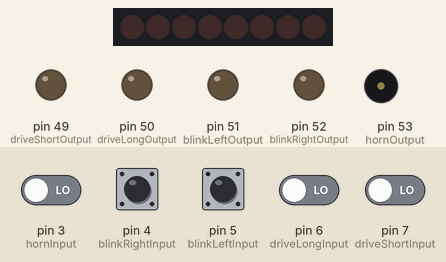
The sketch below on a simulated Arduino Mega 2560, built with avr-gcc and run on an emulated ATmega2560. Parts: 8 shift-register outputs drawn as a row of LEDs (first output left, lit = HIGH), output pins drawn as LEDs (lit = HIGH), buzzer (waves = sounding, pin HIGH). Wiring (inferred from the names in the program): shift register (74HC595): data pin 8; shift clock pin 9; latch pin 10. Wiring (inferred from the signals the program sends): row of LEDs: on Q0, Q1, Q2, Q3, Q4, Q5, Q6, Q7. Dashed ring = blinking. The inputs (shaded band) are chosen by the test bench; at power-on: pin 3 (hornInput), pin 4 (blinkRightInput), pin 5 (blinkLeftInput), pin 6 (driveLongInput), pin 7 (driveShortInput) LOW. Pins used as bus, display or sensor lines are not drawn.

Above: at 1.2 s.
1.3 s: pin 4 (blinkRightInput) pulled HIGH for 1 s
At 1.75 s:
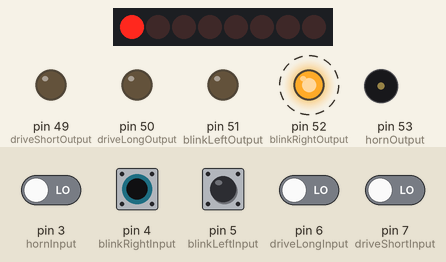
3.8 s: pin 5 (blinkLeftInput) pulled HIGH for 0.15 s
At 4.5 s:
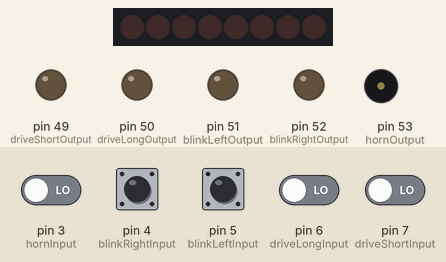
5.4 s: pin 4 (blinkRightInput) pulled HIGH for 0.15 s
At 6.7 s:
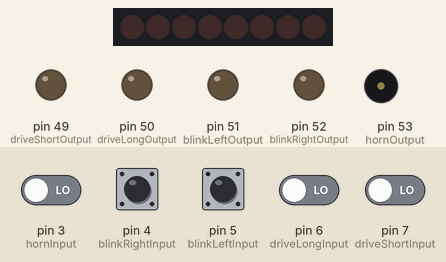
7.0 s: pin 5 (blinkLeftInput) pulled HIGH for 1 s
At 7.47 s:
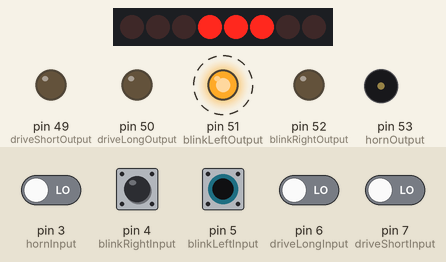
9.5 s: pin 4 (blinkRightInput) pulled HIGH for 0.15 s
At 10.5 s:
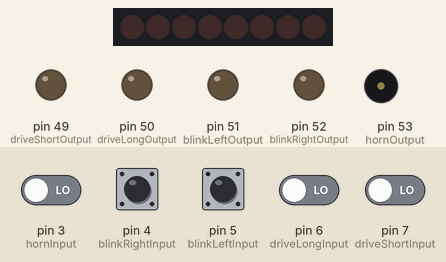
11.1 s: pin 5 (blinkLeftInput) pulled HIGH for 1 s
At 11.25 s:
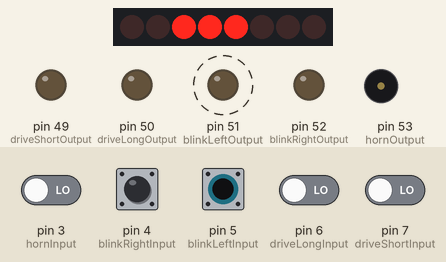
Timing chart, 0 to 14.1 s (numbered marks = the images above; inputs shaded):
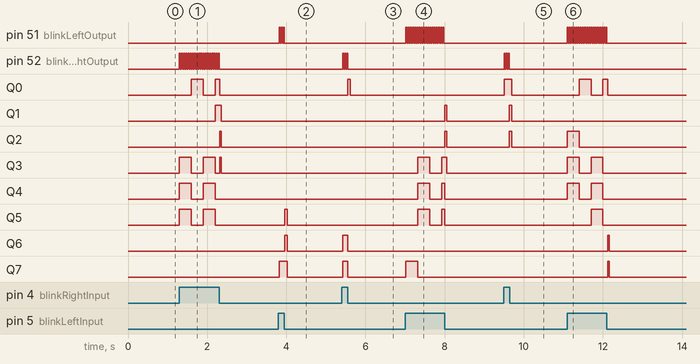

The sketch:

ajovalot_081020.ino
```cpp
int blinkRightInput = 4;
int blinkRightOutput = 52;

int blinkLeftInput = 5;
int blinkLeftOutput = 51;

int driveShortInput = 7 ;
int driveShortOutput= 49;

int driveLongInput = 6;
int driveLongOutput = 50;

int hornInput = 3;
int hornOutput = 53;

int Time; // Delay(ms)*Time= ms
int BlinkOn = 20;
int Delay(1);

int latchPin = 10;
int clockPin=9;
int dataPin=8;
byte leds= 0;
unsigned long BlinkString;
unsigned long BlinkTime;
int BlinkRate= 100;
int i;
int j;

void setup() {

  pinMode(blinkRightOutput, OUTPUT);
  pinMode(blinkLeftOutput, OUTPUT);
  pinMode(driveShortOutput, OUTPUT);
  pinMode(driveLongOutput, OUTPUT);
  pinMode(hornOutput, OUTPUT);

  pinMode(latchPin,OUTPUT);
  pinMode(clockPin,OUTPUT);
  pinMode(dataPin,OUTPUT);


}

void loop() {
  BlinkString = millis();

  updateShiftRegister();
/************************************************************************************************///vilkku oikea
if(digitalRead(blinkRightInput)==HIGH){

  digitalWrite(blinkLeftOutput,LOW);

  if(Time<=BlinkOn){
    bitSet(leds,j);
    updateShiftRegister();
    bitSet(leds, j-1);
    updateShiftRegister();
    bitSet(leds, j-2);
    updateShiftRegister();
    leds=0;
    digitalWrite(blinkRightOutput,HIGH);
    }

  if(Time>BlinkOn){
    digitalWrite(blinkRightOutput,LOW);
    }
  }
/************************************************************************************************///vilkku vasen
if(digitalRead(blinkLeftInput)==HIGH){

  digitalWrite(blinkRightOutput,LOW);

  if(Time<=BlinkOn){

    bitSet(leds,i);
    updateShiftRegister();
    bitSet(leds, i-1);
    updateShiftRegister();
    bitSet(leds, i-2);
    updateShiftRegister();

    leds=0;
    digitalWrite(blinkLeftOutput,HIGH);
    }
    if(Time>BlinkOn){
      digitalWrite(blinkLeftOutput,LOW);
    }


  }

/************************************************************************************************/
if((digitalRead(blinkLeftInput)==LOW)&&(digitalRead(blinkRightInput)==LOW)){
  digitalWrite(blinkRightOutput,LOW);
  digitalWrite(blinkLeftOutput,LOW);

}

/************************************************************************************************///Lyhyet
if(digitalRead(driveShortInput)==HIGH){
  digitalWrite(driveShortOutput,HIGH);


}
else{
  digitalWrite(driveShortOutput,LOW);
}

/************************************************************************************************///Pitkät
if(digitalRead(driveLongInput)==HIGH){
  digitalWrite(driveLongOutput,HIGH);
}
else{
  digitalWrite(driveLongOutput,LOW);
}
/************************************************************************************************///töötti
  if(digitalRead(hornInput)==HIGH){
    digitalWrite(hornOutput,HIGH);

  }
 else{
  digitalWrite(hornOutput,LOW);
 }

/************************************************************************************************/

//leds = 0;
delay(Delay);
Time ++;
if(Time>BlinkOn*2){
Time= 0;
j--;
if(j<=0){
  j=10;
  leds=0;
}
i++;
if(i>10){
  i=0;
  leds=0;
}
  }

}

void updateShiftRegister()
{
  digitalWrite(latchPin, LOW);
  shiftOut(dataPin, clockPin, LSBFIRST, leds);
  digitalWrite(latchPin,HIGH);
}
```

Measured:
- after the input at 1.3 s, pin 52 (blinkRightOutput): alternates HIGH for 0.03 s and LOW for 0.02 s, 38 changes in all, then stays LOW, starting at once; Q0: LOW → HIGH after 0.30 s, → LOW 0.30 s later, → HIGH 0.30 s later, → LOW 0.12 s later
- after the input at 3.8 s, pin 51 (blinkLeftOutput): alternates HIGH for 0.03 s and LOW for 0.02 s, 6 changes in all, then stays LOW, starting at once; Q5, Q6: LOW → HIGH after 0.16 s, → LOW 0.06 s later; Q7: LOW → HIGH at once, → LOW 0.20 s later
- after the input at 5.4 s, pin 52 (blinkRightOutput): alternates HIGH for 0.03 s and LOW for 0.02 s, 6 changes in all, then stays LOW, starting at once; Q0: LOW → HIGH after 0.15 s, → LOW 0.07 s later; Q6, Q7: LOW → HIGH at once, → LOW 0.13 s later
- after the input at 7.0 s, pin 51 (blinkLeftOutput): alternates HIGH for 0.03 s and LOW for 0.02 s, 36 changes in all, then stays LOW, starting at once; Q1: LOW → HIGH after 1.0 s, → LOW 0.06 s later
- after the input at 9.5 s, pin 52 (blinkRightOutput): alternates HIGH for 0.03 s and LOW for 0.02 s, 6 changes in all, then stays LOW, starting at once; Q0: LOW → HIGH at once, → LOW 0.20 s later; Q1, Q2: LOW → HIGH after 0.14 s, → LOW 0.06 s later
- after the input at 11.1 s, pin 51 (blinkLeftOutput): alternates HIGH for 0.03 s and LOW for 0.02 s, 38 changes in all, then stays LOW, starting at once; Q0: LOW → HIGH after 0.30 s, → LOW 0.30 s later, → HIGH 0.30 s later, → LOW 0.12 s later
